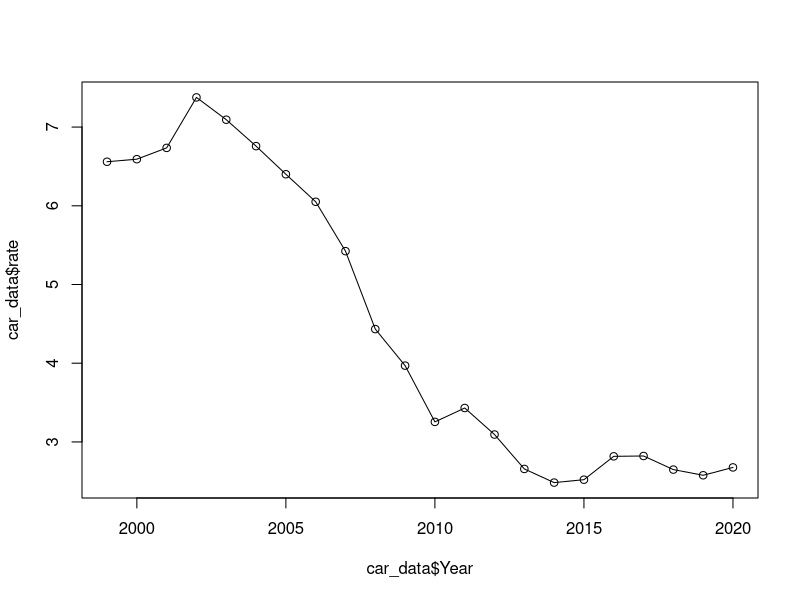
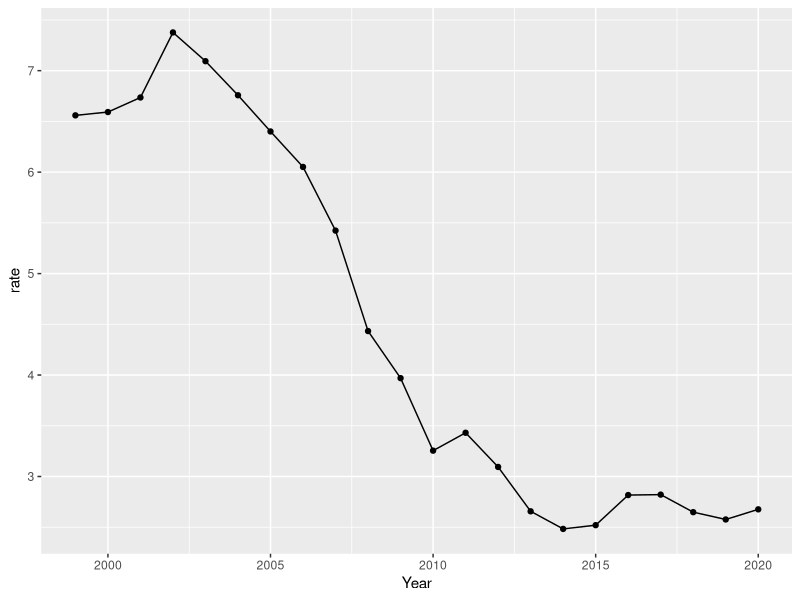
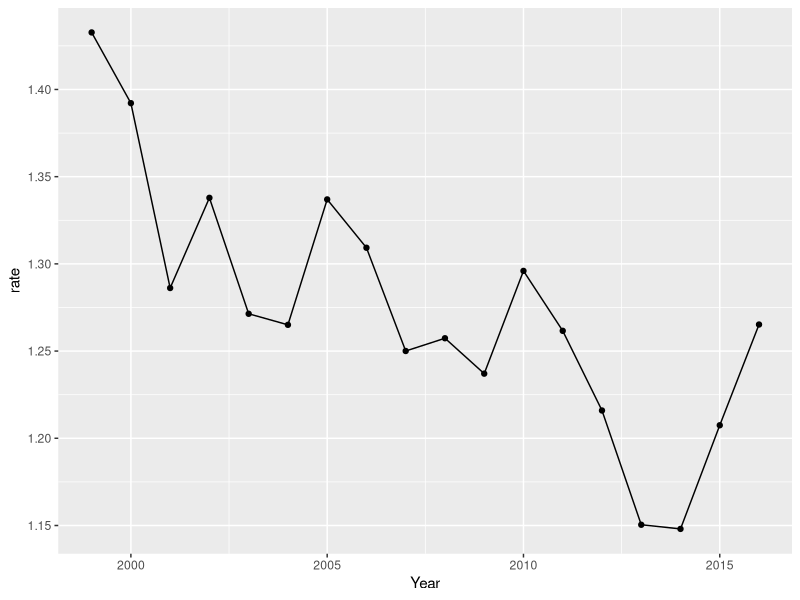

These figures' R source, in order:
## ---- chunk 1
library(tidyverse)
## ---- chunk 2
car_data <- read_csv("data/injury-results.csv")

summary(car_data)
## ---- chunk 3
car_data$rate <- as.numeric(car_data$`Age-Adjusted Rate`)
## ---- chunk 4
plot(x = car_data$Year, y = car_data$rate)
lines(x = car_data$Year, y = car_data$rate, type = "l")
## ---- chunk 5
ggplot(car_data, aes(x = Year, y = rate)) +
  geom_point() +
  geom_line()
## ---- chunk 6
men_incidence <- 34 / 2.4e6
women_incidence <- 6 / 1.5e6

# absolute difference in the incidence rates per 100,000 person-races
diff <- (men_incidence * 10e5) - (women_incidence * 10e5)

round(diff, digits = 1)
## ---- chunk 7
ratio <- men_incidence / women_incidence

round(ratio, digits = 1)
## ---- chunk 8
# Number of heart attacks in terms of 1 million people:
run_risk <- 34 / 2.4

risk_diff <- run_risk - 1

1e6 / risk_diff
## ---- chunk 9
risk_ratio <- 19.7 / ((1 - 0.04) + (0.04 * 19.7))

risk_ratio
## ---- chunk 10
fat_risk_ratio <- 25 / 17

fat_risk_ratio
## ---- chunk 11
normal_odds <- 17 / (100 - 17)

fat_odds <- 25 / (100 - 25)

fat_odds_ratio <- fat_odds / normal_odds

fat_odds_ratio
## ---- chunk 12
copd_rr <- 5.7 / ( (1 - 0.17) + (0.17 * 5.7) )


copd_rr * 0.17
## ---- chunk 13
drowning_df <- read_csv("data/drowning-data.csv")

drowning_df$rate <- as.numeric(drowning_df$`Age-Adjusted Rate`)

ggplot(drowning_df, aes(x = Year, y = rate)) +
  geom_point() +
  geom_line()
